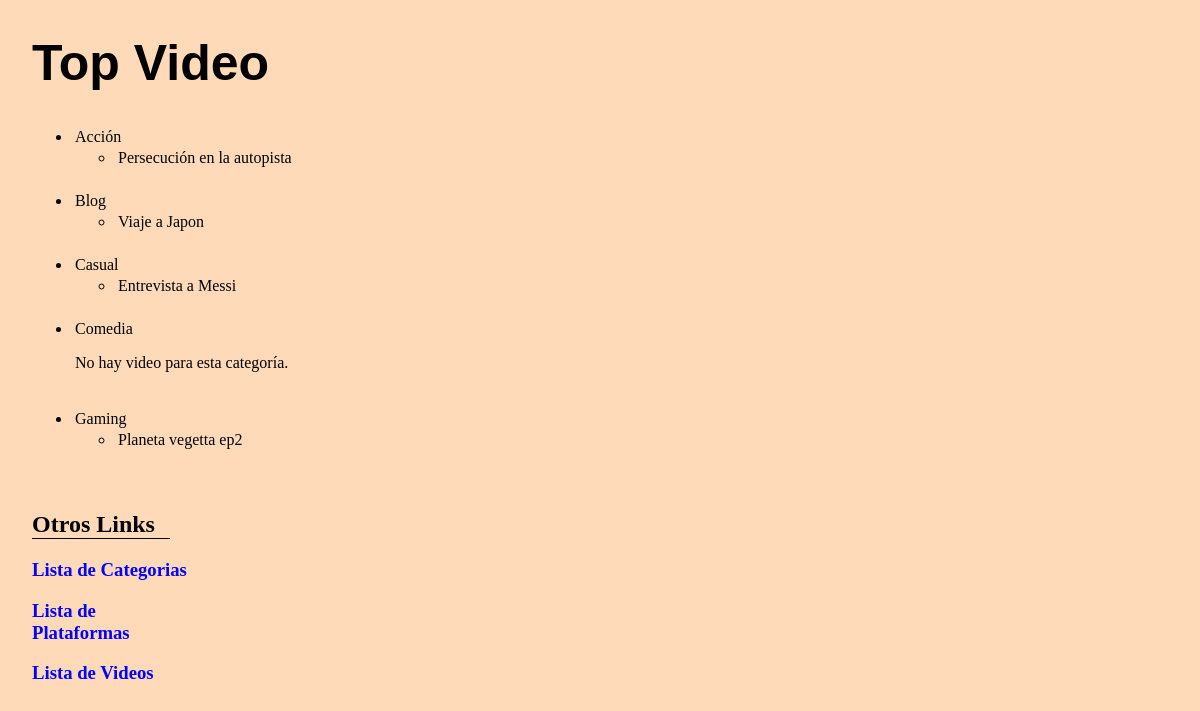
/appTopVideos/, run on the app's committed database.
### appTopVideos/models.py (models this page shows, shortened)
class Categoria(models.Model):
    nombre = models.CharField(max_length=50)
    descripcion = models.CharField(max_length=200)
    videos = models.ManyToManyField('Video', blank=True, null=True)

class Video(models.Model):
    nombre = models.CharField(max_length=50)
    creador = models.CharField(max_length=50)
    descripcion = models.CharField(max_length=200)
    categorias = models.ForeignKey('Categoria', on_delete=models.CASCADE)
    plataformas = models.ManyToManyField('Plataforma')
    fecha = models.DateTimeField(default=datetime.now, blank=True)
    def __str__(self):
        return self.nombre

### appTopVideos/views.py (the view)
# urls.py: path('', views.index, name='index'),
def index(request):
	categorias = get_list_or_404(Categoria.objects.order_by('nombre'))
	videos = get_list_or_404(Video.objects.order_by('nombre'))
	context = {'lista_categorias': categorias, 'lista_videos' : videos  }
	return render(request, 'index.html', context)

### appTopVideos/templates/index.html
{% extends "base.html" %}
{% block contenido %}
{% if lista_categorias %}
  {% for c in lista_categorias %}
  <ul>
      <li>
          {{ c.nombre}}
          {% if c.videos.all %}
          <ul>
            <li>
              {{c.videos.all|first}}
            </li>
          </ul>
          {% else %}
          <p>No hay video para esta categoría.</p>
          {% endif %}
      </li>
  </ul>
  {% endfor %}
{% else %}
  <p>No hay categorías creadas.</p>
{% endif %}
<div class="index">
  <h2>Otros Links</h2>
  <h3><a href="/appTopVideos/categorias">Lista de Categorias</a></h3>
  <h3><a href="/appTopVideos/plataformas">Lista de Plataformas</a></h3>
  <h3><a href="/appTopVideos/videos">Lista de Videos</a></h3>
</div>
{% endblock %}

### appTopVideos/templates/base.html (shortened to what this page needs)
<!doctype html>
<html lang="es">
<head>
    {% block css %}
        {% load static %}
        <link rel="stylesheet" href="{% static 'css/styles.css' %}">
    {% endblock %}
</head>
<body>
  <div class="content pure-u-1 pure-u-md-3-4">
    <div>
        <div class="posts">
            <h1 class="content-subhead">Top Video</h1>
            {% block contenido %}{% endblock %}
        </div>
    </div>
</div>
</body>
</html>

### appTopVideos/static/css/styles.css (style rules this page uses)
body { background-color: peachpuff; margin-left: 2em; }
h1 { font-family: Verdana, Geneva, Tahoma, sans-serif; font-size: 50px; }
h2 { border-bottom:1px black double; margin-right: 1em; }
a { text-decoration: none; color: blue; }
li { color: black; padding: 3px; }
div.index { margin-top: 20px; width: 14%; float: left; }

### data on the page
Categoria: nombre "Acción", videos.all|first "Persecución en la autopista"
Categoria: nombre "Blog", videos.all|first "Viaje a Japon"
Categoria: nombre "Casual", videos.all|first "Entrevista a Messi"
Categoria: nombre "Comedia", shows "No hay video para esta categoría."
Categoria: nombre "Gaming", videos.all|first "Planeta vegetta ep2"
